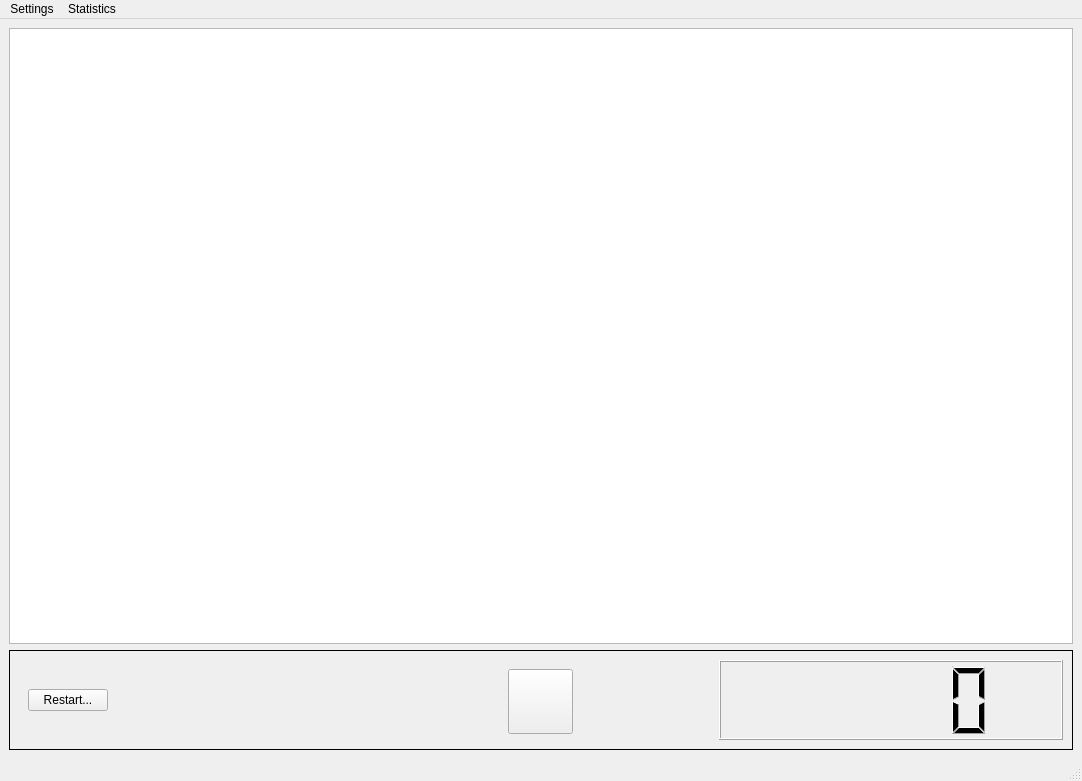
<?xml version="1.0" encoding="UTF-8"?>
<ui version="4.0">
 <class>MainWindow</class>
 <widget class="QMainWindow" name="MainWindow">
  <property name="geometry">
   <rect>
    <x>0</x>
    <y>0</y>
    <width>1082</width>
    <height>781</height>
   </rect>
  </property>
  <property name="windowTitle">
   <string>MainWindow</string>
  </property>
  <widget class="QWidget" name="centralwidget">
   <layout class="QVBoxLayout" name="verticalLayout">
    <item>
     <widget class="QGraphicsView" name="drawArea"/>
    </item>
    <item>
     <widget class="QFrame" name="frame_2">
      <property name="sizePolicy">
       <sizepolicy hsizetype="Expanding" vsizetype="Preferred">
        <horstretch>0</horstretch>
        <verstretch>0</verstretch>
       </sizepolicy>
      </property>
      <property name="maximumSize">
       <size>
        <width>16777215</width>
        <height>100</height>
       </size>
      </property>
      <property name="frameShape">
       <enum>QFrame::Box</enum>
      </property>
      <property name="frameShadow">
       <enum>QFrame::Plain</enum>
      </property>
      <property name="lineWidth">
       <number>1</number>
      </property>
      <layout class="QGridLayout" name="gridLayout">
       <item row="0" column="1" alignment="Qt::AlignHCenter">
        <widget class="QWidget" name="widget_3" native="true">
         <layout class="QHBoxLayout" name="horizontalLayout_2">
          <item>
           <widget class="QPushButton" name="imgBttn">
            <property name="minimumSize">
             <size>
              <width>65</width>
              <height>65</height>
             </size>
            </property>
            <property name="maximumSize">
             <size>
              <width>65</width>
              <height>65</height>
             </size>
            </property>
            <property name="baseSize">
             <size>
              <width>60</width>
              <height>0</height>
             </size>
            </property>
            <property name="toolTip">
             <string>&lt;html&gt;&lt;head/&gt;&lt;body&gt;&lt;p&gt;Start a brand new game.&lt;/p&gt;&lt;/body&gt;&lt;/html&gt;</string>
            </property>
            <property name="text">
             <string/>
            </property>
            <property name="icon">
             <iconset resource="resources.qrc">
              <normaloff>:/imgs/bttn2</normaloff>:/imgs/bttn2</iconset>
            </property>
            <property name="iconSize">
             <size>
              <width>60</width>
              <height>60</height>
             </size>
            </property>
           </widget>
          </item>
         </layout>
        </widget>
       </item>
       <item row="0" column="0" alignment="Qt::AlignLeft">
        <widget class="QWidget" name="widget_2" native="true">
         <layout class="QGridLayout" name="gridLayout_2">
          <item row="0" column="0">
           <widget class="QPushButton" name="pushButton">
            <property name="maximumSize">
             <size>
              <width>100</width>
              <height>16777215</height>
             </size>
            </property>
            <property name="toolTip">
             <string>&lt;html&gt;&lt;head/&gt;&lt;body&gt;&lt;p&gt;Restart the current game.&lt;/p&gt;&lt;/body&gt;&lt;/html&gt;</string>
            </property>
            <property name="text">
             <string>Restart...</string>
            </property>
           </widget>
          </item>
         </layout>
        </widget>
       </item>
       <item row="0" column="2">
        <widget class="QLCDNumber" name="lcdNumber">
         <property name="toolTip">
          <string>&lt;html&gt;&lt;head/&gt;&lt;body&gt;&lt;p&gt;Seconds since you began.&lt;/p&gt;&lt;/body&gt;&lt;/html&gt;</string>
         </property>
        </widget>
       </item>
      </layout>
     </widget>
    </item>
   </layout>
  </widget>
  <widget class="QMenuBar" name="menubar">
   <property name="geometry">
    <rect>
     <x>0</x>
     <y>0</y>
     <width>1082</width>
     <height>20</height>
    </rect>
   </property>
   <widget class="QMenu" name="menuSettings">
    <property name="title">
     <string>Settings</string>
    </property>
    <addaction name="actionColor"/>
    <addaction name="actionSize"/>
    <addaction name="actionGameplay"/>
    <addaction name="actionSave"/>
    <addaction name="actionOpen"/>
   </widget>
   <widget class="QMenu" name="menuStatistics">
    <property name="title">
     <string>Statistics</string>
    </property>
    <addaction name="actionClear"/>
    <addaction name="actionInterval"/>
    <addaction name="actionOverall"/>
   </widget>
   <addaction name="menuSettings"/>
   <addaction name="menuStatistics"/>
  </widget>
  <widget class="QStatusBar" name="statusbar"/>
  <action name="actionColor">
   <property name="text">
    <string>Color</string>
   </property>
  </action>
  <action name="actionSize">
   <property name="text">
    <string>Size</string>
   </property>
  </action>
  <action name="actionGameplay">
   <property name="text">
    <string>Gameplay</string>
   </property>
  </action>
  <action name="actionClear">
   <property name="text">
    <string>Clear</string>
   </property>
  </action>
  <action name="actionInterval">
   <property name="text">
    <string>Interval</string>
   </property>
  </action>
  <action name="actionOverall">
   <property name="text">
    <string>Overall</string>
   </property>
  </action>
  <action name="actionSave">
   <property name="text">
    <string>Save</string>
   </property>
  </action>
  <action name="actionOpen">
   <property name="text">
    <string>Open</string>
   </property>
  </action>
 </widget>
 <resources>
  <include location="resources.qrc"/>
 </resources>
 <connections/>
</ui>
